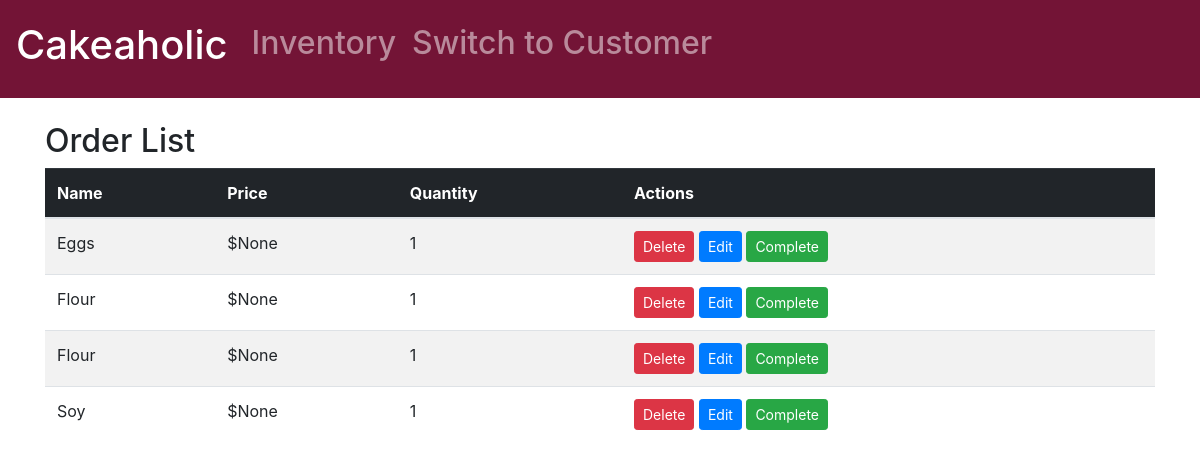
Page /inventory/new_order/ on the committed database.
### customer/models.py (models this page shows, shortened)
class CartItem(models.Model):
    name = models.CharField(max_length=255)
    price = models.DecimalField(max_digits=10, decimal_places=2, null=True, blank=True)
    quantity = models.IntegerField()

### inventory/views.py (the view)
# urls.py: path('new_order/', views.new_order, name='new_order'),
def new_order(request):
    orders = CartItem.objects.all()
    return render(request, 'inventory/new_orders.html', {'orders': orders})

### inventory/templates/inventory/new_orders.html
{% extends 'inventory/main.html' %}
{% load static %}
{% block content %}
<div class="container mt-4">
    <h2>Order List</h2>
    <table class="table table-striped">
        <thead class="table-dark">
            <tr>
                <th>Name</th>
                <th>Price</th>
                <th>Quantity</th>
                <th>Actions</th>
            </tr>
        </thead>
        <tbody>
            {% for order in orders %}
            <tr>
                <td>{{ order.name }}</td>
                <td>${{ order.price }}</td>
                <td>{{ order.quantity }}</td>
                <td>
                    <button class="btn btn-danger btn-sm" onclick="deleteOrder('{{ order.id }}')">Delete</button>
                    <button class="btn btn-primary btn-sm" onclick="editOrder('{{ order.id }}')">Edit</button>
                    <button class="btn btn-success btn-sm" onclick="completeOrder('{{ order.id }}')">Complete</button>
                </td>
            </tr>
            {% endfor %}
        </tbody>
    </table>
</div>
{% endblock %}

### inventory/templates/inventory/main.html (style rules this page uses)
body { background-color: #F2F2F0; }

### rows in the picture
CartItem: name "Eggs", price "None", quantity "1"
CartItem: name "Flour", price "None", quantity "1"
CartItem: name "Flour", price "None", quantity "1"
CartItem: name "Soy", price "None", quantity "1"
